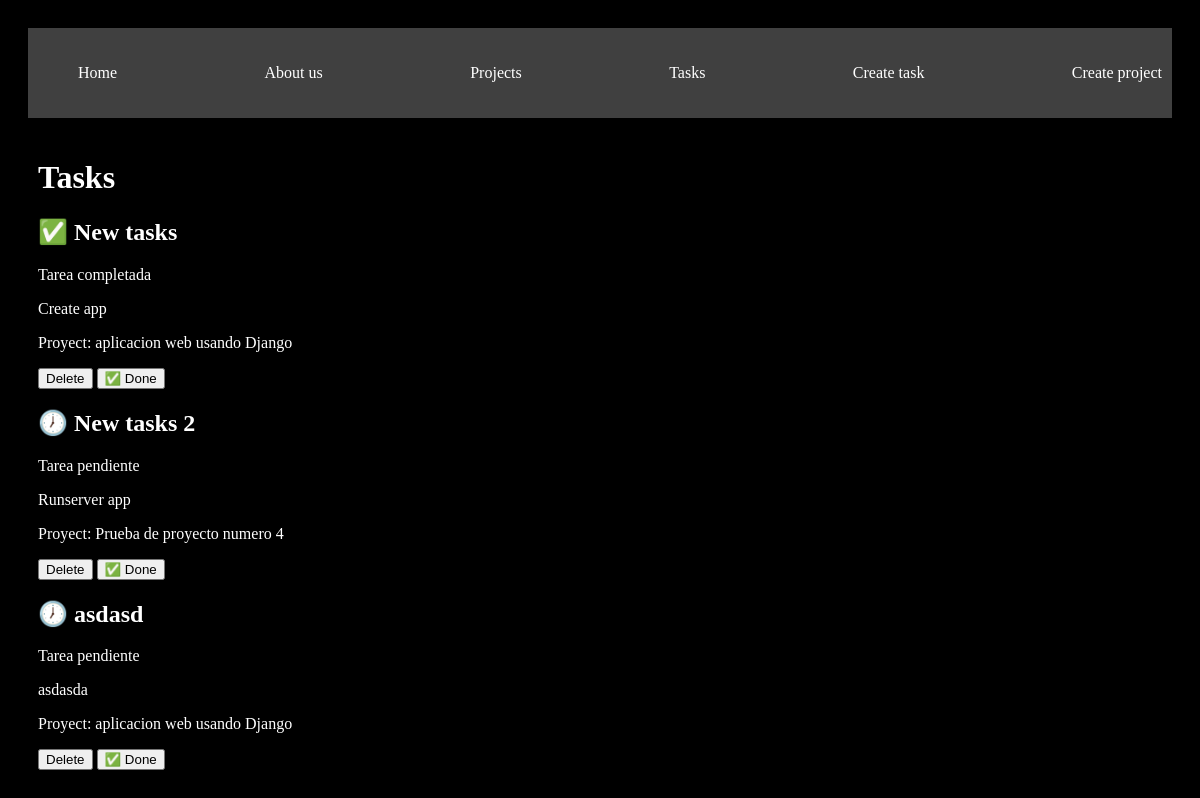
/tasks/, run on the app's committed database.
### myapp/models.py (models this page shows, shortened)
class Task(models.Model):
    title = models.CharField(max_length=200)
    description = models.TextField()
    proyect = models.ForeignKey(Proyect, on_delete=models.CASCADE)
    done = models.BooleanField(default=False)

class Proyect(models.Model):
    name = models.CharField(max_length=200)

### myapp/views.py (the view)
# urls.py: path('tasks/', views.tasks, name='tasks'),
def tasks(request):
    tasks = Task.objects.all()
    return render(request, 'tasks/tasks.html', {'tasks': tasks})

### myapp/templates/tasks/tasks.html
{% extends "layouts/base.html" %}
{% block content %}
<h1>Tasks</h1>
{% for task in tasks %}
<div>
    <h2>{% if task.done == False %} 🕖 {% else %} ✅ {% endif %} {{task.title}}</h2>
    {% if task.done == False %}
    <span>Tarea pendiente</span>
    {% else %}
    <span>Tarea completada</span>
    {% endif %}
    <p>{{task.description}}</p>
    <p>Proyect: {{task.proyect.name}}</p>
    <button>
        Delete
    </button>
    <button>
        ✅ Done
    </button>
</div>
{% endfor %}
{% endblock %}

### myapp/static/styles/style.css (style rules this page uses)
body { background-color: black; color: #fff; margin: 28px; }

### data on the page
Task: title "New tasks", done "Tarea completada", description "Create app", proyect.name "aplicacion web usando Django"
Task: title "New tasks 2", done "Tarea pendiente", description "Runserver app", proyect.name "Prueba de proyecto numero 4"
Task: title "asdasd", done "Tarea pendiente", description "asdasda", proyect.name "aplicacion web usando Django"
